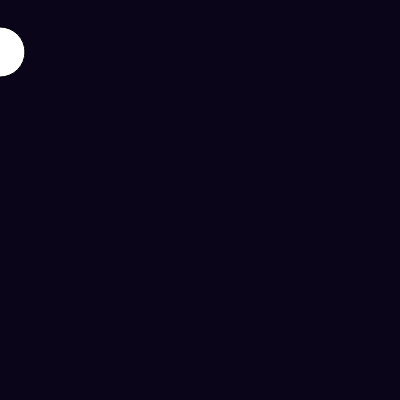
Frame 1 (no input)
Frame 60 (no input): identical to frame 1, image omitted
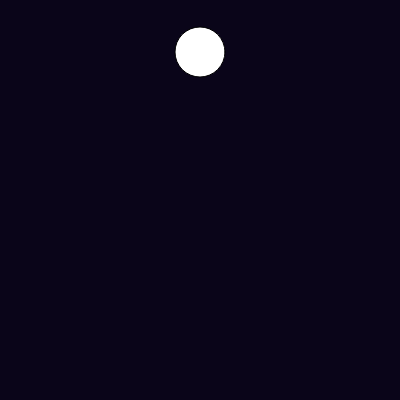
Frame 120 (the mouse pressed at the canvas centre since frame 60)

The p5.js sketch that drew these frames (run headless with seeded random() and noise() and a simulated clock; from frame 60 on, the mouse is pressed at the canvas centre):

// p5.js sketch
// ── sketch.js
function setup() {
createCanvas (400,400);

}

function draw() {
   background(10,5,25);
   ellipse(mouseY,52,50,50);

}
